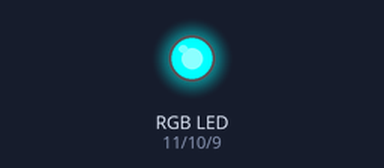
Bench run of a sketch on a simulated Arduino Uno, built with avr-gcc and run on an emulated ATmega328P. On the bench: an RGB LED mixed from three pins (HIGH = lit).

Above: at 0.5 s.
At 1.5 s:
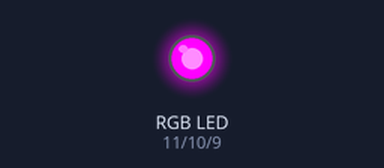
At 5.5 s:
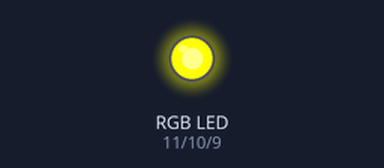
Timing chart, 0 to 6.9 s (numbered marks = the images above):
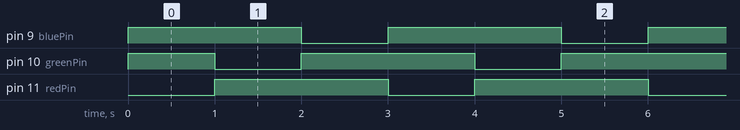

The sketch:

lab3.1.1.ino
```cpp
/*-------------------------------------------------------------------------------

1.1 Write and run the following sketch to control an RGB LED.

To display red light on the RGB LED, call the setColor(...) function and set the
value of the redValue argument to 255, while the other two parameters are set
to 0. Similarly, follow this approach for the other two primary colors: green
and blue.

To create other colors, combine the argument values. For example:

Setting all three LEDs to maximum brightness will produce white.
Setting the following values: redValue = 170, greenValue = 0, blueValue = 255
will produce purple.

-----------

int redPin = ?;
int greenPin = ?; // ? - adjust to the circuit
int bluePin = ?;

void setup() {
  pinMode(redPin, OUTPUT);
  pinMode(greenPin, OUTPUT);
  pinMode(bluePin, OUTPUT);
}

void loop() {
  setColor(255, 0, 0); // Red Color
  delay(1000);
  setColor(0, 255, 0); // Green Color
  delay(1000);
  setColor(0, 0, 255); // Blue Color
  delay(1000);
}

void setColor(int redValue, int greenValue, int blueValue) {
  analogWrite(redPin, redValue);
  analogWrite(greenPin, greenValue);
  analogWrite(bluePin, blueValue);
}

-------------------------------------------------------------------------------*/

int redPin = 11;
int greenPin = 10;
int bluePin = 9;

void setup () {
  pinMode(redPin, OUTPUT);
  pinMode(greenPin, OUTPUT);
  pinMode(bluePin, OUTPUT);
}

void loop () {
  setColor(0, 255, 255); // Red Color
  delay(1000);
  setColor(255, 0, 255); // Green Color
  delay(1000);
  setColor(255, 255, 0); // Blue Color
  delay(1000);
}

void setColor(int redValue, int greenValue, int blueValue) {
  analogWrite(redPin, redValue);
  analogWrite(greenPin, greenValue);
  analogWrite(bluePin, blueValue);
}
```

Measured:
- by itself, pin 9 (bluePin), pin 11 (redPin): alternates HIGH for 2.0 s and LOW for 1.0 s
- by itself, pin 10 (greenPin): repeats every 3.0 s: LOW 1.0 s, HIGH 2.0 s
- by itself, everything shown: repeats every 3.0 s, in 3 steps
